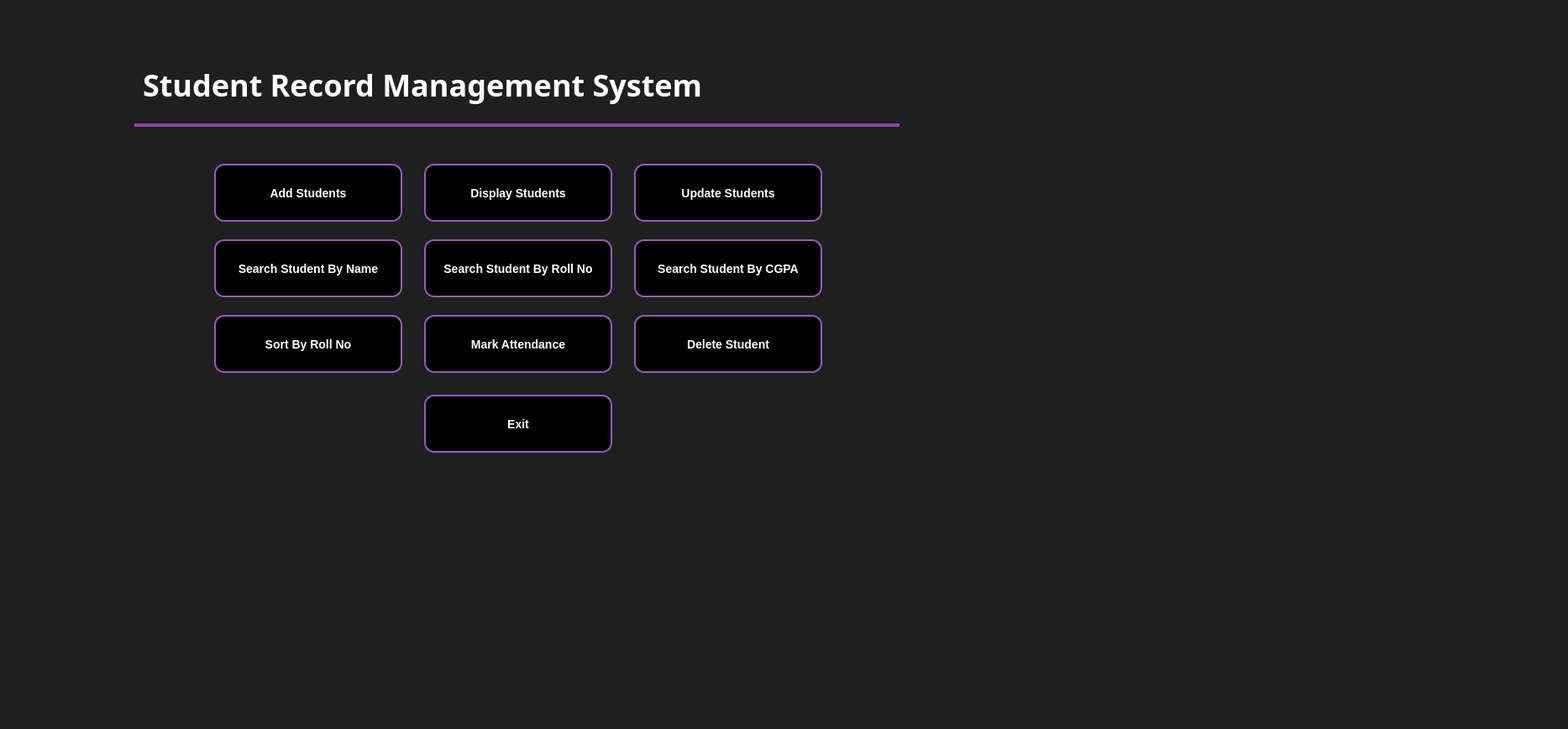
<?xml version="1.0" encoding="UTF-8"?>
<ui version="4.0">
 <class>MainWindow</class>
 <widget class="QMainWindow" name="MainWindow">
  <property name="geometry">
   <rect>
    <x>0</x>
    <y>0</y>
    <width>1867</width>
    <height>868</height>
   </rect>
  </property>
  <property name="windowTitle">
   <string>MainWindow</string>
  </property>
  <property name="autoFillBackground">
   <bool>false</bool>
  </property>
  <property name="styleSheet">
   <string notr="true">/* 1. Main Background */
QMainWindow, QWidget {
    background-color: #1f1f1f;
}

/* 2. Heading Style (Neon Purple + Underline) */
QLabel {
    color: #e0b0ff; /* Neon Purple */
    font-size: 36px;
    font-weight: bold;
    font-family: &quot;Segoe UI Black&quot;, &quot;Arial&quot;;
    qproperty-alignment: AlignCenter;
    
    padding-bottom: 15px;
    border-bottom: 4px solid #8e44ad; /* Purple Line */
    margin-bottom: 30px;
}

/* 3. General Buttons Design (Exit button bhi yahi style lega) */
QPushButton {
    background-color: #000000;  /* Pitch Black */
    color: white;               /* White Text */
    font-weight: bold;
    font-size: 14px;
    border: 2px solid #9b59b6;  /* Purple Border */
    border-radius: 12px;        /* Gol Konay */
    padding: 10px;              
    
    /* Size Settings */
    min-width: 200px;
    max-width: 300px;
    min-height: 45px;
    
    margin: 5px;
}

/* 4. Hover Effect (Sab buttons par same chalega) */
QPushButton:hover {
    background-color: #8e44ad; /* Purple Glow */
    border: 2px solid white;
    color: white;
}

/* 5. Pressed Effect */
/* 5. Pressed Effect (Dabanay par) */
QPushButton:pressed {
    background-color: #5b2c6f; /* Thora aur Dark Purple */
    border: 2px solid #8e44ad; /* Border color change */
    /* transform: scale(0.98);  &lt;-- Ye line mita di kyunki Qt support nahi karta */
    padding-top: 12px; /* Juggad: Padding barha di taake button dabta hua feel ho */
    padding-bottom: 8px;
}

/* 6. Exit Button Spacing (Sirf faasla rakha hai, rang normal hai) */
QPushButton#pushButton_Exit {
    margin-top: 20px; /* Thora neechay taake alag dikhe */
}</string>
  </property>
  <widget class="QWidget" name="centralwidget">
   <widget class="QLabel" name="Student">
    <property name="geometry">
     <rect>
      <x>160</x>
      <y>70</y>
      <width>911</width>
      <height>111</height>
     </rect>
    </property>
    <property name="font">
     <font>
      <family>Segoe UI Black</family>
      <pointsize>-1</pointsize>
      <bold>true</bold>
     </font>
    </property>
    <property name="styleSheet">
     <string notr="true">color:rgb(255, 255, 255)</string>
    </property>
    <property name="text">
     <string>Student Record Management System </string>
    </property>
   </widget>
   <widget class="QPushButton" name="pushButton">
    <property name="geometry">
     <rect>
      <x>250</x>
      <y>190</y>
      <width>234</width>
      <height>79</height>
     </rect>
    </property>
    <property name="styleSheet">
     <string notr="true">color: rgb(255, 255, 255);</string>
    </property>
    <property name="text">
     <string>Add Students</string>
    </property>
   </widget>
   <widget class="QPushButton" name="pushButton_2">
    <property name="geometry">
     <rect>
      <x>250</x>
      <y>280</y>
      <width>234</width>
      <height>79</height>
     </rect>
    </property>
    <property name="styleSheet">
     <string notr="true">color:rgb(255, 255, 255)</string>
    </property>
    <property name="text">
     <string>Search Student By Name</string>
    </property>
   </widget>
   <widget class="QPushButton" name="pushButton_3">
    <property name="geometry">
     <rect>
      <x>250</x>
      <y>370</y>
      <width>234</width>
      <height>79</height>
     </rect>
    </property>
    <property name="styleSheet">
     <string notr="true">color: rgb(255, 255, 255);</string>
    </property>
    <property name="text">
     <string>Sort By Roll No</string>
    </property>
   </widget>
   <widget class="QPushButton" name="pushButton_4">
    <property name="geometry">
     <rect>
      <x>500</x>
      <y>190</y>
      <width>234</width>
      <height>79</height>
     </rect>
    </property>
    <property name="styleSheet">
     <string notr="true">color:rgb(255, 255, 255)</string>
    </property>
    <property name="text">
     <string>Display Students</string>
    </property>
   </widget>
   <widget class="QPushButton" name="pushButton_5">
    <property name="geometry">
     <rect>
      <x>500</x>
      <y>280</y>
      <width>234</width>
      <height>79</height>
     </rect>
    </property>
    <property name="styleSheet">
     <string notr="true">color:rgb(255, 255, 255)</string>
    </property>
    <property name="text">
     <string>Search Student By Roll No</string>
    </property>
   </widget>
   <widget class="QPushButton" name="pushButton_6">
    <property name="geometry">
     <rect>
      <x>500</x>
      <y>370</y>
      <width>234</width>
      <height>79</height>
     </rect>
    </property>
    <property name="styleSheet">
     <string notr="true">color: rgb(255, 255, 255);</string>
    </property>
    <property name="text">
     <string>Mark Attendance</string>
    </property>
   </widget>
   <widget class="QPushButton" name="pushButton_7">
    <property name="geometry">
     <rect>
      <x>750</x>
      <y>190</y>
      <width>234</width>
      <height>79</height>
     </rect>
    </property>
    <property name="styleSheet">
     <string notr="true">color:rgb(255, 255, 255)</string>
    </property>
    <property name="text">
     <string>Update Students</string>
    </property>
   </widget>
   <widget class="QPushButton" name="pushButton_8">
    <property name="geometry">
     <rect>
      <x>750</x>
      <y>280</y>
      <width>234</width>
      <height>79</height>
     </rect>
    </property>
    <property name="styleSheet">
     <string notr="true">color:rgb(255, 255, 255)</string>
    </property>
    <property name="text">
     <string>Search Student By CGPA</string>
    </property>
   </widget>
   <widget class="QPushButton" name="pushButton_Delete">
    <property name="geometry">
     <rect>
      <x>750</x>
      <y>370</y>
      <width>234</width>
      <height>79</height>
     </rect>
    </property>
    <property name="styleSheet">
     <string notr="true">color:rgb(255, 255, 255)</string>
    </property>
    <property name="text">
     <string>Delete Student</string>
    </property>
   </widget>
   <widget class="QPushButton" name="pushButton_Exit">
    <property name="geometry">
     <rect>
      <x>500</x>
      <y>450</y>
      <width>234</width>
      <height>94</height>
     </rect>
    </property>
    <property name="styleSheet">
     <string notr="true">color: rgb(255, 255, 255);</string>
    </property>
    <property name="text">
     <string>Exit</string>
    </property>
   </widget>
  </widget>
  <widget class="QMenuBar" name="menubar">
   <property name="geometry">
    <rect>
     <x>0</x>
     <y>0</y>
     <width>1867</width>
     <height>17</height>
    </rect>
   </property>
  </widget>
  <widget class="QStatusBar" name="statusbar"/>
 </widget>
 <resources/>
 <connections/>
</ui>
